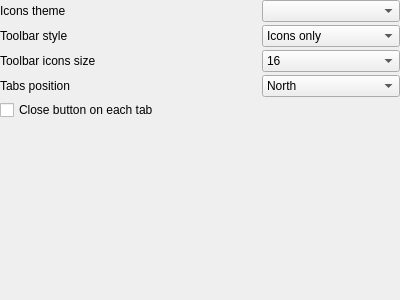
<?xml version="1.0" encoding="UTF-8"?>
<ui version="4.0">
 <class>ViewSettingsPage</class>
 <widget class="QWidget" name="ViewSettingsPage">
  <property name="geometry">
   <rect>
    <x>0</x>
    <y>0</y>
    <width>400</width>
    <height>300</height>
   </rect>
  </property>
  <property name="windowTitle">
   <string/>
  </property>
  <layout class="QGridLayout">
   <property name="margin">
    <number>0</number>
   </property>
   <property name="spacing">
    <number>3</number>
   </property>
   <item row="7" column="2">
    <spacer>
     <property name="orientation">
      <enum>Qt::Vertical</enum>
     </property>
     <property name="sizeHint" stdset="0">
      <size>
       <width>20</width>
       <height>40</height>
      </size>
     </property>
    </spacer>
   </item>
   <item row="2" column="2">
    <widget class="QComboBox" name="iconThemeCmb"/>
   </item>
   <item row="2" column="0">
    <widget class="QLabel" name="label_2">
     <property name="text">
      <string>Icons theme</string>
     </property>
    </widget>
   </item>
   <item row="4" column="0">
    <widget class="QLabel" name="label_5">
     <property name="text">
      <string>Toolbar icons size</string>
     </property>
    </widget>
   </item>
   <item row="4" column="2">
    <widget class="QComboBox" name="iconSizeCmb">
     <item>
      <property name="text">
       <string>16</string>
      </property>
     </item>
     <item>
      <property name="text">
       <string>24</string>
      </property>
     </item>
     <item>
      <property name="text">
       <string>32</string>
      </property>
     </item>
    </widget>
   </item>
   <item row="3" column="2">
    <widget class="QComboBox" name="toolButtonStyleCmb">
     <item>
      <property name="text">
       <string>Icons only</string>
      </property>
     </item>
     <item>
      <property name="text">
       <string>Text only</string>
      </property>
     </item>
     <item>
      <property name="text">
       <string>Text beside the icon</string>
      </property>
     </item>
     <item>
      <property name="text">
       <string>Text under the icon</string>
      </property>
     </item>
    </widget>
   </item>
   <item row="3" column="0">
    <widget class="QLabel" name="label_3">
     <property name="text">
      <string>Toolbar style</string>
     </property>
    </widget>
   </item>
   <item row="4" column="1">
    <spacer>
     <property name="orientation">
      <enum>Qt::Horizontal</enum>
     </property>
     <property name="sizeHint" stdset="0">
      <size>
       <width>40</width>
       <height>20</height>
      </size>
     </property>
    </spacer>
   </item>
   <item row="5" column="0">
    <widget class="QLabel" name="label">
     <property name="text">
      <string>Tabs position</string>
     </property>
    </widget>
   </item>
   <item row="5" column="2">
    <widget class="QComboBox" name="tabPositionCmb">
     <item>
      <property name="text">
       <string>North</string>
      </property>
     </item>
     <item>
      <property name="text">
       <string>South</string>
      </property>
     </item>
     <item>
      <property name="text">
       <string>West</string>
      </property>
     </item>
     <item>
      <property name="text">
       <string>East</string>
      </property>
     </item>
    </widget>
   </item>
   <item row="6" column="0">
    <widget class="QCheckBox" name="closeBtnsChk">
     <property name="text">
      <string>Close button on each tab</string>
     </property>
    </widget>
   </item>
  </layout>
 </widget>
 <resources/>
 <connections/>
</ui>
